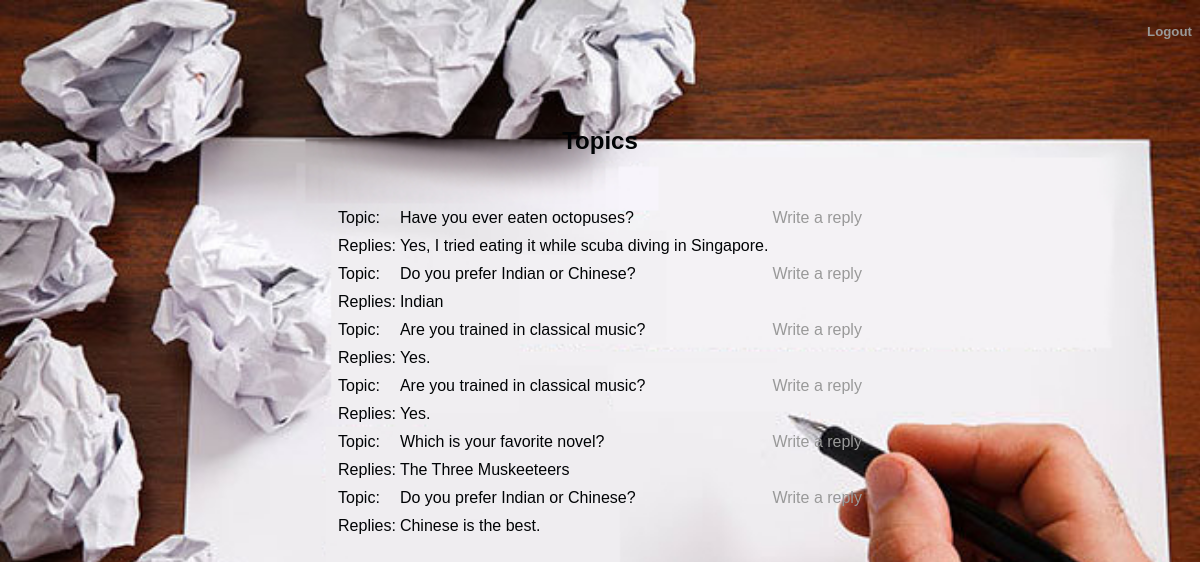
The page /showtopic.php on the database its author committed.
### tables this page shows
CREATE TABLE IF NOT EXISTS `topic` (
  `T_Name` varchar(255) NOT NULL,
  `C_ID` int(11) NOT NULL,
  `Reply` varchar(255) NOT NULL
);

### showtopic.php (the view, shortened to what this page needs)
<!DOCTYPE html PUBLIC "-//W3C//DTD XHTML 1.0 Transitional//EN" "http://www.w3.org/TR/xhtml1/DTD/xhtml1-transitional.dtd">
<html xmlns="http://www.w3.org/1999/xhtml" xml:lang="en" lang="en">
<head>
    <link href="style.css" rel="stylesheet" title="Style" />
</head>
<body bgcolor="teal" text="white">
<a href="login.html"><h5 align="right">Logout</h5></a>
    <h2 align="center" style="padding-top: 5%;">Topics</h2>
    <form name="frm" method="post">
        <table align="center" style="padding-top: 2%">
<?php
if(isset($_GET['tid']))
{
    $res[1]=$_GET['tid'];
    $link=mysqli_connect("localhost","root","","DiscussionForum");
    $qry="select T_Name, C_ID from topic where C_ID=$res[1]";
    $resultset=mysqli_query($link,$qry);
    while(list($topic, $id)=mysqli_fetch_row($resultset))
    {
        echo "<tr><td>Topic:</td><td>$topic</td>";
        echo '<td><a href="reply.php?topic='.urlencode($topic).'">Write a reply</a><a href=#?id=$id</a></td></tr>';
    }
}
else
{
    $link=mysqli_connect("localhost","root","","DiscussionForum");
    $qry="select T_Name, Reply from topic where Reply not in ('')";
    $resultset=mysqli_query($link,$qry);
    while(list($name, $reply)=mysqli_fetch_row($resultset))
    {
        echo "<tr><td>Topic:</td><td>$name</td>";
        echo '<td><a href="reply.php?topic='.urlencode($name).'">Write a reply</a><a href=#?id=$id</a></td></tr>';
        echo "<tr><td>Replies:</td><td>$reply</td></tr>";
    }
}
?>
</table>
</form>
</body>
</html>

### style.css (style rules this page uses)
body { background: url('Images/3.jpg') no-repeat center center fixed; -webkit-background-size: cover; -moz-background-size: cover; -o-background-size: cover; background-size: cover; color: #000305; font-size: 100%; font-family: Arial, 'Lucida Sans Unicode'; line-height: 1.5; text-align: justify; }
a { color: #999999; text-decoration: none; text-align: center; }

### rows shown on the page
topic: T_Name "Have you ever eaten octopuses?", Reply "Yes, I tried eating it while scuba diving in Singapore."
topic: T_Name "Do you prefer Indian or Chinese?", Reply "Indian"
topic: T_Name "Are you trained in classical music?", Reply "Yes."
topic: T_Name "Are you trained in classical music?", Reply "Yes."
topic: T_Name "Which is your favorite novel?", Reply "The Three Muskeeteers"
topic: T_Name "Do you prefer Indian or Chinese?", Reply "Chinese is the best."
